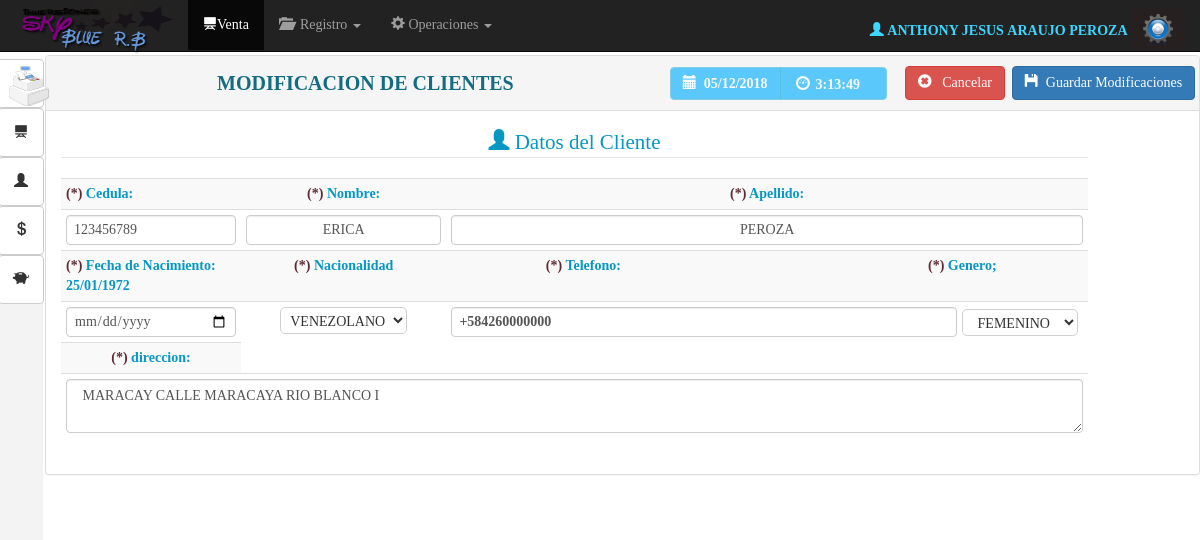
/vista/modificar_cliente.php?id=1 (signed in), run on the app's committed database.
### tables this page shows
CREATE TABLE IF NOT EXISTS `usuarios` (
  `id_usuario` int(11) NOT NULL,
  `id_empleado` int(11) NOT NULL,
  `usuario` varchar(50) NOT NULL,
  `clave` varchar(50) NOT NULL,
  `nivel` tinyint(1) NOT NULL DEFAULT '1'
);

CREATE TABLE IF NOT EXISTS `empleados` (
  `id_empleado` int(11) NOT NULL,
  `cedula` varchar(8) NOT NULL,
  `nombres` varchar(100) NOT NULL,
  `apellidos` varchar(100) NOT NULL,
  `fecha_nac` varchar(10) NOT NULL,
  `fecha_registro` varchar(10) NOT NULL,
  `cargo` varchar(50) NOT NULL,
  `edo_civil` varchar(30) NOT NULL,
  `grado_formacion` varchar(100) NOT NULL,
  `ocupacion` varchar(100) NOT NULL,
  `genero` char(1) NOT NULL,
  `status` varchar(10) NOT NULL DEFAULT 'activo',
  `nacionalidad` varchar(100) NOT NULL
);

CREATE TABLE IF NOT EXISTS `clientes` (
  `id_cliente` int(11) NOT NULL,
  `cedula` varchar(10) NOT NULL,
  `nombre` varchar(50) NOT NULL,
  `apellido` varchar(50) NOT NULL,
  `genero` char(1) NOT NULL,
  `nacionalidad` varchar(100) NOT NULL,
  `fecha_nac` date NOT NULL,
  `fecha_ing` date NOT NULL,
  `hora_registro` varchar(10) NOT NULL,
  `status` tinyint(4) NOT NULL DEFAULT '1'
);

CREATE TABLE IF NOT EXISTS `tlf_cliente` (
  `id_tlfcliente` int(11) NOT NULL,
  `id_cliente` int(11) NOT NULL,
  `telefono` varchar(20) NOT NULL,
  `status` tinyint(4) NOT NULL DEFAULT '1'
);

CREATE TABLE IF NOT EXISTS `direccion_cliente` (
  `id_direclt` int(11) NOT NULL,
  `id_cliente` int(11) NOT NULL,
  `direccion` varchar(300) NOT NULL,
  `status` tinyint(4) NOT NULL DEFAULT '1'
);

### vista/modificar_cliente.php (the view, shortened to what this page needs)
<?php require_once'../seguridad/seguridad.php';
extract($_GET);
$modelo=new ModCon();
$conexion=$modelo->conectar();
$sql=$conexion->query("SELECT t1.*,t2.*,t3.direccion,date_format(t1.fecha_nac, '%d/%m/%Y') as fecha_nac
FROM clientes t1
LEFT JOIN tlf_cliente t2 ON t2.id_cliente=t1.id_cliente
LEFT JOIN direccion_cliente t3 ON t3.id_cliente=t1.id_cliente
WHERE t1.id_cliente='$id'");
$datos=$sql->fetch_array();
 ?>
<!DOCTYPE html>
<html lang="en">
  <head>
    <link href="../Bootstrap/css/bootstrap.css" rel="stylesheet">
     <link href="../css/MyStyle.css" rel="stylesheet">
      <link rel="stylesheet" type="text/css" href="../css/calendario.css">
  </head>
  <body onload="mueveReloj()">
      <nav class="navbar navbar-inverse navbar-fixed-top" id="contenedornavbar">
      <div class="container-fluid">
        <div class="navbar-header">
          <a class="navbar-brand" href=""><img id="logotipo"src="../img/logo.png" alt=""></a>
        </div>
        <div id="navbar" class="navbar-collapse collapse">
          <ul class="nav navbar-nav">
              <li class="active"><a href="venta.php"><span class="glyphicon glyphicon-blackboard" aria-hidden="true"></span>Venta</a></li>
 <li class="dropdown">
              <a href="#" class="dropdown-toggle" data-toggle="dropdown" role="button" aria-expanded="false"><span class="glyphicon glyphicon-folder-open" aria-hidden="true"></span> &nbsp;Registro <span class="caret"></span></a>
            </li>
           <li class="dropdown">
              <a href="#" class="dropdown-toggle" data-toggle="dropdown" role="button" aria-expanded="false"><span class="glyphicon glyphicon-cog" aria-hidden="true"></span>&nbsp;Operaciones <span class="caret"></span></a>
            </li>
          </ul>
<div class="btn-group navbar-form navbar-right" >
<?php
$log=$_SESSION['id'];
$user=$conexion->query("SELECT t1.id_usuario,t2.id_empleado, t2.nombres ,t2.apellidos
FROM usuarios t1
RIGHT Join empleados t2  ON t1.id_empleado=t2.id_empleado
WHERE t1.id_empleado='$log'");
$usr=$user->fetch_array();
 ?>
<label  id="log" class="navbar-left"><b><?php echo "<span class='glyphicon glyphicon-user' aria-hidden='true'></span>&nbsp;". $usr['nombres']."&nbsp;".$usr['apellidos']."&nbsp;";?></b></label>
  <button id="btnConfi" type="button" class="btn btn-default dropdown-toggle" data-toggle="dropdown" aria-expanded="false">
   <img src="../img/confi2.png" width="30" alt="">
  </button>
</div>
        </div>
      </div>
      <article id="navbar3">
       <button type="button" class="btn btn-default btn2" id="btn0"aria-label="Left Align">
 <img src="../img/fact.png" width="40" alt="">
<button type="button" class="btn btn-default btn2" id="btn1"aria-label="Left Align">
  <span class="glyphicon glyphicon-blackboard" aria-hidden="true"></span>
</button>
<button type="button" class="btn btn-default btn2" id="btn2"aria-label="Left Align">
  <span class="glyphicon glyphicon-user" aria-hidden="true"></span>
</button>
<button type="button" class="btn btn-default btn2" id="btn2"aria-label="Left Align">
  <span class="glyphicon glyphicon glyphicon-usd" aria-hidden="true"></span>
</button>
<button type="button" class="btn btn-default btn2 btn3" id="btn3"aria-label="Left Align">
  <span class="glyphicon glyphicon-piggy-bank" aria-hidden="true"></span>
</button>
</article>
    </nav>
 <div id="panel" class="panel panel-default">
  <div class="panel-heading">
<table border="0" width="101%" align="center">
  <tr>
   <td><center> <b id="titulo_header"> MODIFICACION DE CLIENTES</b></center>
   </td>
   <td width="235"> <div class="btn-group" role="group" aria-label="...">
  <button type="button" id="btnAzulCielo" disabled class="btn btn-info"><b><span class="glyphicon glyphicon-calendar" aria-hidden="true"></span>&nbsp;
  <?php $fecha=date("d/m/Y");
echo $fecha;
  ?></b></button>
  <button type="button" id="btnAzulCielo"disabled class="btn btn-info">
  <form name="form_reloj">
  &nbsp;<span class="glyphicon glyphicon-dashboard"></span>
<input type="text"disabled class="tamano"  id="reloj"name="reloj" size="10">
</form></button>
</div>
</td>    <td width="107"> <a href="Buscar_cliente.php"class="btn btn-danger"> <span class="glyphicon glyphicon-remove-sign" aria-hidden="true"></span>&nbsp;&nbsp; Cancelar</a></td>
     <td width="150"> <button type="button"  id="btnRegistarEmp" onclick="modificar_cliente()" class="btn btn-primary"> <span class="glyphicon glyphicon-floppy-disk" aria-hidden="true"></span>&nbsp;&nbsp;Guardar Modificaciones</button></td>
  </tr>
</table>
  </div>
  <div class="panel-body">
  <div class="container-fuid">
  <div class="row">
  <div class="col-xs-12 ">
  </div>
<div class="col-xs-11">
<center>
<fieldset>
  <legend id="titulo_pro"><span class="glyphicon glyphicon-user" aria-hidden="true"></span>&nbsp;Datos del Cliente</legend>
<table class="table table-striped table-condensed">
  <tr>
  <th id="titulo_pro" width="180"><b id="asterisco">(*)</b> Cedula:</th>
  <th id="titulo_pro"  class="texto_center"><b id="asterisco">(*)</b> Nombre:</th>
   <th id="titulo_pro" class="texto_center"><b id="asterisco">(*)</b> Apellido:</th>
   </tr>
<tr>
<form action="../controlador/Controlador.php" id="form_modificar_clt" >
  <td><input type="text"  maxlength="11" name="cedula_clt"  id="cedula_clt"  value="<?php echo $datos['cedula'] ?>"  placeholder="V-00 000 000" class="form-control input-personalizado"></td>
  <td ><input type="text"  maxlength="30"  name="nombre_clt" id="nombre_clt"  value="<?php echo $datos['nombre'] ?>" onkeyup="this.value=this.value.toUpperCase()" placeholder=" Nombre" class="form-control input-personalizado texto_center"></td>
  <td ><input type="text"  maxlength="30" name="apellido_clt" id="apellido_clt"  value="<?php echo $datos['apellido'] ?>"  onkeyup="this.value=this.value.toUpperCase()"placeholder="Apellidos" class="form-control input-personalizado texto_center"></td>
 </tr>
  <tr>
  <th id="titulo_pro"><b id="asterisco">(*)</b> Fecha de Nacimiento: <?php echo $datos['fecha_nac']; ?></th>
  <th id="titulo_pro" class="texto_center"><b id="asterisco">(*)</b> Nacionalidad</th>
  <th>
 <table width="100%">
 <th id="titulo_pro" class="texto_center"><b id="asterisco">(*)</b> Telefono:</th>
 <th width="20%" class="texto_center"  >
   <th id="titulo_pro" class="texto_center"><b id="asterisco">(*)</b> Genero;</th>
</table>
</th>
  </tr>
<tr>
  <td><input type="date"  maxlength="10" name="fecha_nac_clt"   id="fecha_nac_clt"  value="<?php echo $datos['fecha_nac'] ?>"  placeholder="DD/MM/AAAA" class="form-control input-personalizado"></td>
  <th width="20%" class="texto_center"  >
     <select name="nacionalidad_clt" id="nacionalidad_clt">
     <option ><?php echo $datos['nacionalidad'] ?></option>
    </select>
  </th>
 <th>  <table width="100%">
    <tr>
      <td>  <input type="text" name="tlf_clt" maxlength="30" id="tlf_clt" value="<?php echo $datos['telefono'] ?>" placeholder="example: 4163481152" class="form-control input-personalizado"></td>
    <th width="20%" class="texto_center"  >
     <select name="genero_clt" id="genero_clt">
     <?php $genero=$datos['genero'];
if ($genero=="F") {
	echo "<option >FEMENINO</option>";
}else{
	echo "<option >MASCULINO</option>";
	echo "<option >FEMENINO</option>";
}
     ?>
    </select>
  </th>
    </tr>
  </table></th>
  </tr>
<tr>
  <th colspan="" id="titulo_pro" class="texto_center"><b id="asterisco">(*)</b> direccion:</th>
  </tr>
<tr>
  <td colspan="3" ><textarea name="direccion_clt" rows="2" onkeyup="this.value=this.value.toUpperCase()" id="direccion_clt" maxlength="150" class="form-control"> <?php echo $datos['direccion'];?></textarea></td>
</tr>
</table>
</fieldset>
</center>
  </div>
  <div class="col-xs-2 ">
  </div>
</div>
</div>
  </div>
</div>
</body>
</html>

### css/MyStyle.css (style rules this page uses)
body { font-family: "Ubuntu"; }
#asterisco { color: #602935; }
#log { color: #3DD6FF; line-height: 45px; font-family: "Ubuntu"; font-weight: bold; }
#btnAzulCielo { background: #08B1FF; text-align: left; font-weight: bold; height: 33px; }
.tamano { width: 60px; }
.input-personalizado { height: 30px; padding: 7px }
#logotipo { width: 158px; height: 68px; margin-top: -29px; }
#reloj { border: 0px; height: 22px; background: transparent; }
select { padding: 5px; height: 27px; text-align: center; border: 1px solid #d0d0d0; border-radius: 5px; background: #fff; font-weight: normal;; }
#titulo_pro { color: #0797C3; }
#titulo_header { font-size: 20px; color: #146C80; text-align: center; }
.texto_center { text-align: center; }

### data on the page
usuarios: id_empleado.nombres "ANTHONY JESUS", id_empleado.apellidos "ARAUJO PEROZA"
clientes: cedula_clt "123456789", nombre_clt "ERICA", apellido_clt "PEROZA", nacionalidad_clt "VENEZOLANO", tlf_clt "+584260000000", genero_clt "FEMENINO", direccion_clt "MARACAY CALLE MARACAYA RIO BLANCO I"

### other printed values
$datos['fecha_nac'] "25/01/1972"
